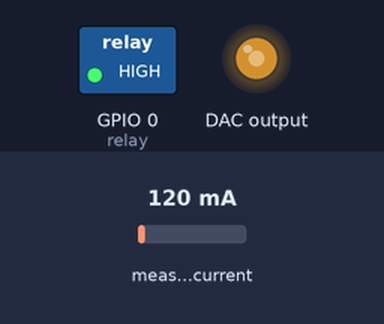
The program below on a simulated Raspberry Pi (BCM pin numbers). Shown: switched loads named in the program (green lamp = pin HIGH), output pins drawn as LEDs (lit = HIGH). The test bench sets the inputs (shaded band); at power-on: measured current 120 mA. Files the program writes start out absent; what the program prints to the terminal is not drawn.

Above: at 0.1 s.
Timing chart, 0 to 40.0 s (numbered marks = the images above):
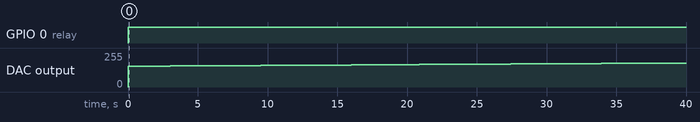

Measured:
- by itself, GPIO 0 (relay): LOW → HIGH at 0.00 s
- by itself, DAC output: moves from 0/255 to 180/255 over 38.8 s

The program:

gpio_mosfet.py
```python
import gpiozero
from time import sleep
import serial
from ina219 import INA219
import Adafruit_MCP4725
import Adafruit_ADS1x15
from math import log


FILAMENT_RELAY_PIN = 0
relay = gpiozero.OutputDevice(FILAMENT_RELAY_PIN)

ina = INA219(shunt_ohms = 0.1,
             max_expected_amps = 3.0,
             address = 0x41,
             busnum=1)

ina.configure(voltage_range=ina.RANGE_16V,
              gain=ina.GAIN_AUTO,
              bus_adc=ina.ADC_128SAMP,
              shunt_adc=ina.ADC_128SAMP)


dac = Adafruit_MCP4725.MCP4725(busnum=1, address=0x60)

relay.on()

steps = list(range(2500, 3000))

with open("assets//filament_currents.csv", "w") as f:
    for step in steps:
        dac.set_voltage(step)
        sleep(0.1)

        current = ina.current()
        print(current, step)
        f.write(f"{current},{step}\n")

relay.off()
```
